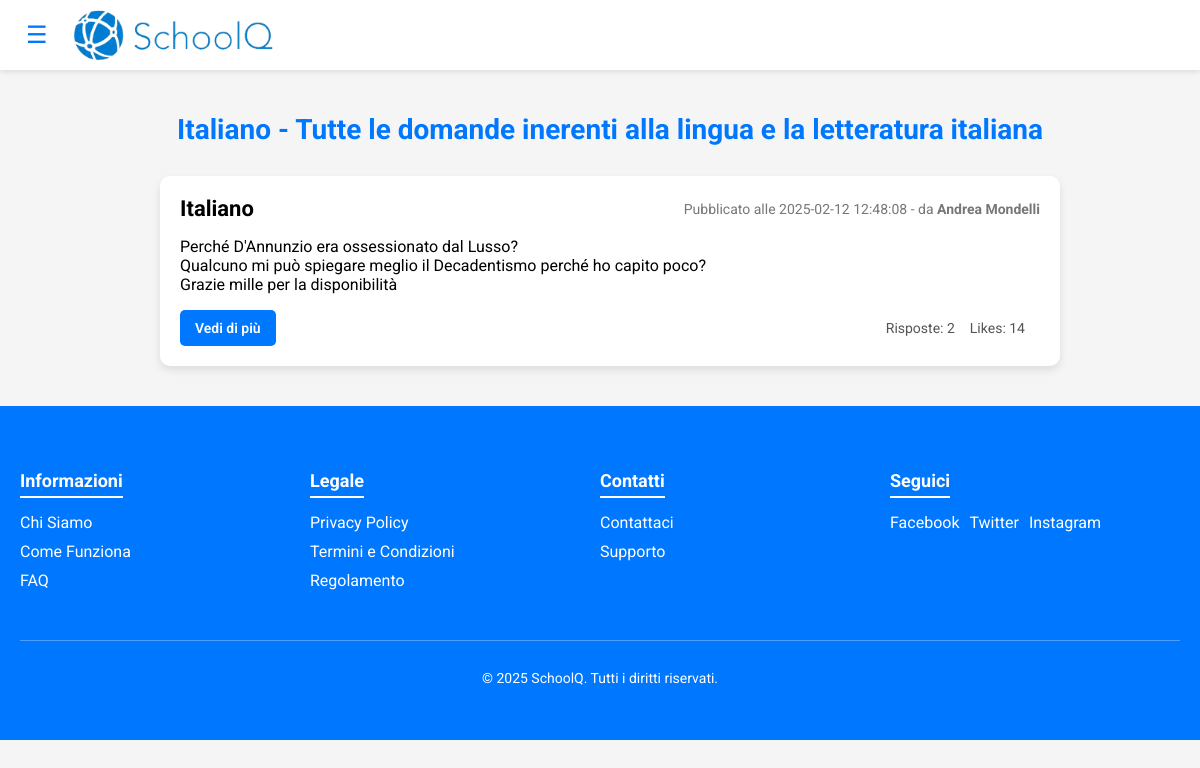
The page /php_front/categoria.php?id=1 on the database its author committed.
### tables this page shows
CREATE TABLE `categorie` (
  `IDCategoria` int(11) NOT NULL,
  `nome` varchar(40) NOT NULL,
  `descrizione` varchar(100) NOT NULL
);

CREATE TABLE `domande` (
  `questionID` int(11) NOT NULL,
  `dataPubbl` datetime NOT NULL,
  `QuestionText` varchar(1000) NOT NULL,
  `nLike` int(11) NOT NULL DEFAULT 0,
  `categoriaID` int(11) NOT NULL,
  `userID` int(11) NOT NULL
);

CREATE TABLE `utenti` (
  `userID` int(11) NOT NULL,
  `nome` varchar(30) NOT NULL,
  `cognome` varchar(30) NOT NULL,
  `email` varchar(100) NOT NULL,
  `password` varchar(100) NOT NULL,
  `privilegio` enum('USER','MODER','ADMIN') NOT NULL DEFAULT 'USER'
);

### php_front/categoria.php (the view, shortened to what this page needs)
<?php
    $categoria = isset($_GET['id']) ? intval($_GET['id']) : 0;
    $servername = "localhost";
    $username = "root";
    $password = "";
    $dbname = "schoolq";
    $conn = new mysqli($servername, $username, $password, $dbname);
    $conn->set_charset("utf8mb4");
    $stmt = $conn->prepare("SELECT d.questionID, c.nome AS categoria, d.dataPubbl, d.QuestionText, d.nLike, u.nome, u.cognome, c.descrizione
                            FROM domande d
                            JOIN utenti u ON d.userID = u.userID
                            JOIN categorie c ON c.IDCategoria = d.categoriaID
                            WHERE categoriaID = ?
                            ORDER BY d.dataPubbl DESC");
    $stmt->bind_param("i", $categoria);
    $stmt->execute();
    $result = $stmt->get_result();
?>
<!DOCTYPE html>
<html lang="it">
<head>
  <link rel="stylesheet" href="../CSS/menuCSS.css">
</head>
<body>
  <header class="top-navbar">
    <div class="nav-container">
      <div class="logo">
        <button class="toggle-btn" onclick="toggleSidebar()">&#9776;</button>
        <img src="../Immagini/mondo01.png" alt="SchoolQ Logo">
      </div>
    </div>
  </header>
  <div id="main-content" class="main-content">
    <div class="questions">
      <h2><?php
        $stmt = $conn->prepare("SELECT *
                                FROM  categorie
                                WHERE IDcategoria = ?");
        $stmt->bind_param("i", $categoria);
        $stmt->execute();
        $titulo = $stmt->get_result();
        $arr = $titulo-> fetch_assoc();
        echo $arr['nome'] . " - " . $arr['descrizione'];
        ?></h2>
      <?php
      if ($result->num_rows > 0) {
          while($row = $result->fetch_assoc()) {
              echo '<div class="question-item">';
              echo   '<div class="question-header">';
              echo     '<h3 class="question-title">' . htmlspecialchars($row["categoria"] ?? "Categoria non disponibile") . '</h3>';
              echo     '<div class="question-meta">Pubblicato alle ' . ($row["dataPubbl"] ?? "Data non disponibile") . ' - da <strong>'
                       . htmlspecialchars(($row['nome'] ?? "Nome non disponibile") . ' ' . ($row['cognome'] ?? "Cognome non disponibile")) . '</strong></div>';
              echo   '</div>';
              echo   '<div class="question-body">';
              echo     '<p>' . nl2br(htmlspecialchars($row["QuestionText"] ?? "")) . '</p>';
              echo   '</div>';
              echo   '<div class="question-footer">';
              echo     '<a href="risposta.php?id=' . $row["questionID"] . '" class="button">Vedi di più</a>';
              $questionID = intval($row["questionID"]);
              $countStmt = $conn->prepare("SELECT COUNT(*) as count FROM risposte WHERE QuestionID = ?");
              $countStmt->bind_param("i", $questionID);
              $countStmt->execute();
              $countResult = $countStmt->get_result();
              echo     '<div class="question-stats">';
              if ($countResult && $countResult->num_rows > 0) {
                  $num = $countResult->fetch_assoc();
                  echo '<span>Risposte: ' . ($num["count"] ?? 0) . '</span>';
              } else {
                  echo '<span>Risposte: 0</span>';
              }
              echo '<span>Likes: ' . htmlspecialchars($row["nLike"] ?? "0") . '</span>';
              echo     '</div>';
              echo   '</div>';
              echo '</div>';
          }
      } else {
          echo "<p>Nessuna domanda disponibile.</p>";
      }
      ?>
    </div>
  </div>
  <footer class="footer">
    <div class="footer-container">
      <div class="footer-section">
        <h4>Informazioni</h4>
        <ul>
          <li><a href="chi-siamo.html">Chi Siamo</a></li>
          <li><a href="guida.html">Come Funziona</a></li>
          <li><a href="faq.html">FAQ</a></li>
        </ul>
      </div>
      <div class="footer-section">
        <h4>Legale</h4>
        <ul>
          <li><a href="privacy.html">Privacy Policy</a></li>
          <li><a href="termini.html">Termini e Condizioni</a></li>
          <li><a href="regolamento.html">Regolamento</a></li>
        </ul>
      </div>
      <div class="footer-section">
        <h4>Contatti</h4>
        <ul>
          <li><a href="contact.html">Contattaci</a></li>
          <li><a href="supporto.html">Supporto</a></li>
        </ul>
      </div>
      <div class="footer-section social">
        <h4>Seguici</h4>
        <ul>
          <li><a href="https://facebook.com/tuoforum" target="_blank">Facebook</a></li>
          <li><a href="https://twitter.com/tuoforum" target="_blank">Twitter</a></li>
          <li><a href="https://instagram.com/tuoforum" target="_blank">Instagram</a></li>
        </ul>
      </div>
      <div class="footer-bottom">
        <p>&copy; 2025 SchoolQ. Tutti i diritti riservati.</p>
      </div>
    </div>
  </footer>
</body>
</html>

### CSS/menuCSS.css (style rules this page uses)
body { margin: 0; padding: 0; font-family: 'Roboto', sans-serif; background-color: #f5f5f5; }
.top-navbar { position: fixed; top: 0; left: 0; width: 100%; background-color: #ffffff; box-shadow: 0 2px 5px rgba(0,0,0,0.1); z-index: 1100; padding: 10px 0; }
.nav-container { max-width: 1200px; margin: 100 auto; display: flex; align-items: center; padding: 0 20px; }
.nav-container .logo { display: flex; align-items: center; }
.nav-container .logo img { max-height: 50px; margin-right: 1200px; }
.button { background-color: #0099ff; color: white; padding: 10px 20px; border: none; border-radius: 50px; text-decoration: none; font-weight: 600; transition: all 0.3s ease; }
.toggle-btn { font-size: 24px; background: none; border: none; color: #0077ff; cursor: pointer; margin-right: 20px; }
.main-content { margin-top: 70px; padding: 20px; transition: margin-left 0.3s ease; margin-left: 20px; }
.questions { max-width: 900px; margin: 0 auto; }
.questions h2 { text-align: center; margin-bottom: 30px; font-size: 28px; color: #0077ff; }
.question-item { background-color: #fff; border-radius: 10px; padding: 20px; margin-bottom: 20px; box-shadow: 0 4px 8px rgba(0,0,0,0.1); transition: transform 0.2s; }
.question-header { display: flex; justify-content: space-between; align-items: center; margin-bottom: 10px; }
.question-title { font-size: 22px; margin: 0; }
.question-meta { font-size: 14px; color: #777; }
.question-body { font-size: 16px; margin: 10px 0; }
.question-footer { display: flex; justify-content: space-between; align-items: center; margin-top: 10px; }
.question-footer .button { background-color: #0077ff; color: white; padding: 10px 15px; border-radius: 5px; text-decoration: none; font-size: 14px; }
.question-stats { font-size: 14px; color: #555; }
.question-stats span { margin-right: 15px; }
.footer { background-color: #0077ff; color: #fff; padding: 40px 20px; font-family: 'Roboto', sans-serif; }
.footer-container { max-width: 1200px; margin: 0 auto; display: flex; flex-wrap: wrap; justify-content: space-between; }
.footer-section { flex: 1; min-width: 200px; margin-bottom: 20px; }
.footer-section h4 { font-size: 18px; margin-bottom: 15px; border-bottom: 2px solid #fff; display: inline-block; padding-bottom: 5px; }
.footer-section ul { list-style: none; padding: 0; margin: 0; }
.footer-section ul li { margin-bottom: 10px; }
.footer-section ul li a { text-decoration: none; color: #fff; transition: color 0.3s ease; }
.footer-section.social ul { display: flex; gap: 10px; }
.footer-section.social ul li { margin-bottom: 0; }
.footer-bottom { width: 100%; text-align: center; border-top: 1px solid rgba(255, 255, 255, 0.3); padding-top: 15px; margin-top: 20px; font-size: 14px; }

### rows shown on the page
categorie: nome "Italiano", descrizione "Tutte le domande inerenti alla lingua e la letteratura italiana"
domande: categoriaID.nome "Italiano", dataPubbl "2025-02-12 12:48:08", userID.cognome "Andrea Mondelli", QuestionText "Perché D'Annunzio era ossessionato dal Lusso? Qualcuno mi può spiegare meglio il Decadentismo perché ho capito poco? Grazie mille per la disponibilità", count "2", nLike "14"
